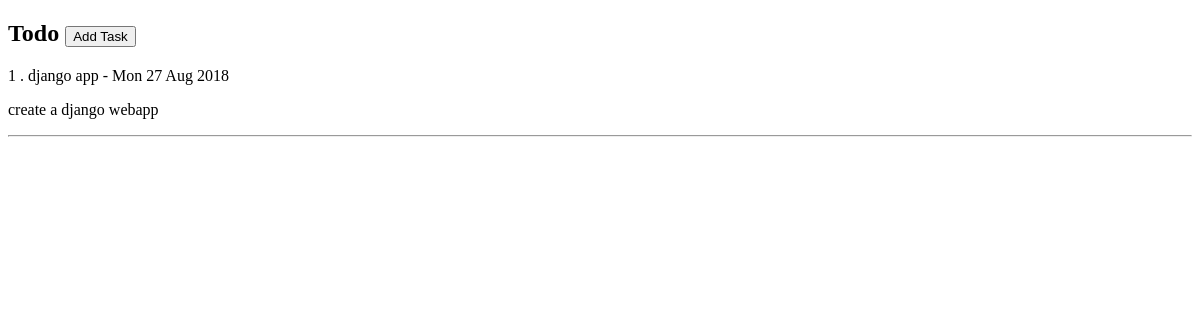
Before: / with the older database file.
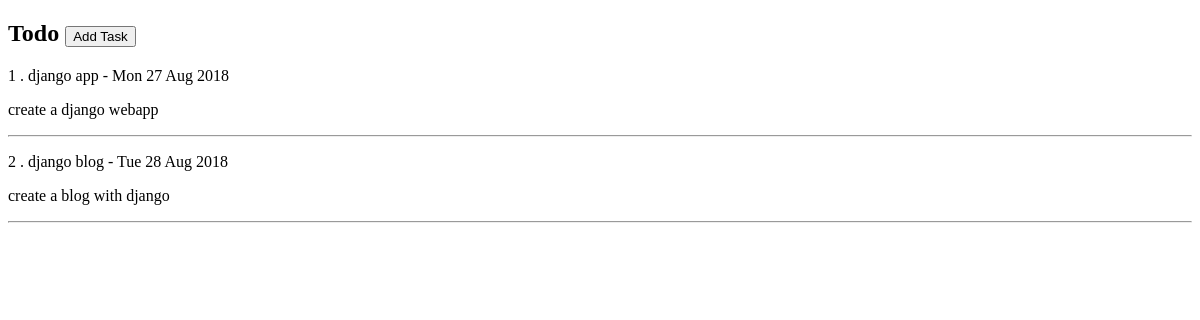
After: the same page with the newer database file.
### todolist/models.py (models this page shows, shortened)
class todo(models.Model):
	id = models.IntegerField(primary_key=True)
	name = models.CharField(max_length=100, unique=True)
	description = models.CharField(max_length=500)
	created = models.DateTimeField()

### todolist/views.py (the view)
# urls.py: path('', views.index),
def index(request):
	items = todo.objects.all()
	return render(request, "index.html", {"items" : items })

### templates/index.html
<!DOCTYPE html>
<html>
<h2>Todo <a href="http://127.0.0.1:8000/addtask"><button>Add Task </button></a></h2>
{% for x in items %}
<p>{{ x.id }} . {{ x.name }} - {{ x.created|date:"D d M Y" }}</p>
<p>{{ x.description }}</p>
<hr />
{% endfor %}
</html>

Changed rows visible on the page:
added todo: id "2", name "django blog", created "Tue 28 Aug 2018", description "create a blog with django"
